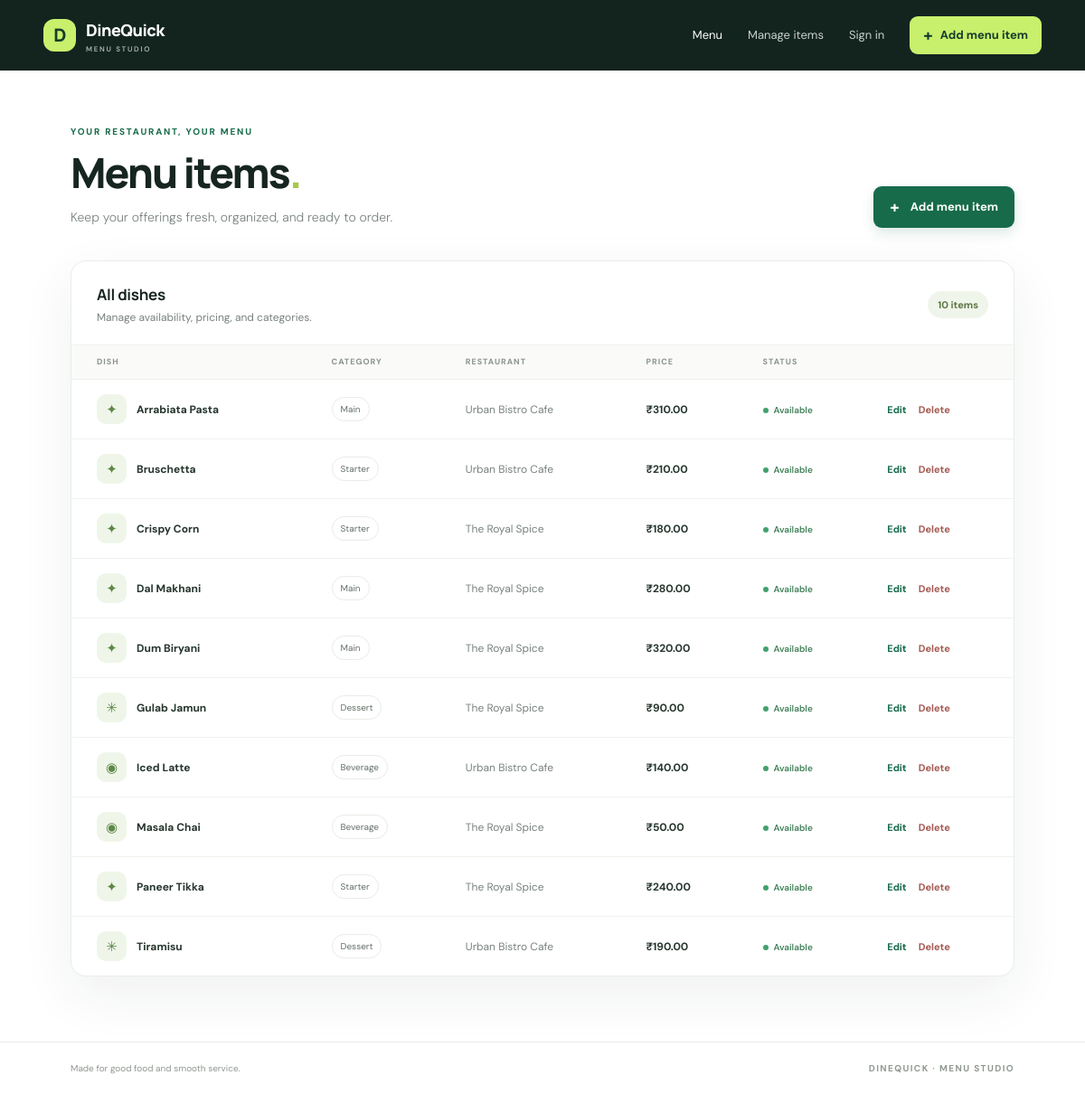
The app's page /menu/ with its own data.
### menuapp/models.py (models this page shows, shortened)
class MenuItem(models.Model):
    class Category(models.TextChoices):
        STARTER = "Starter", "Starter"
        MAIN = "Main", "Main"
        DESSERT = "Dessert", "Dessert"
        BEVERAGE = "Beverage", "Beverage"
    name = models.CharField(max_length=100)
    price = models.DecimalField(max_digits=8, decimal_places=2)
    category = models.CharField(max_length=10, choices=Category.choices)
    available = models.BooleanField(default=True)
    restaurant = models.ForeignKey(Restaurant, on_delete=models.CASCADE, related_name="menu_items")

class Restaurant(models.Model):
    name = models.CharField(max_length=120)

### menuapp/views.py (the view)
# urls.py: urlpatterns = [path("menu/", MenuItemListView.as_view(), name="menu-list"), path("menu/add/", MenuItemCreateView.as_view(), name="menu-add"), path("menu/<int:pk>/edit/", MenuItemUpdateView.as_view(), 
class MenuItemListView(ListView):
    model = MenuItem
    template_name = "menuapp/menuitem_list.html"
    context_object_name = "items"
    queryset = MenuItem.objects.select_related("restaurant").order_by("name")

### menuapp/templates/menuapp/menuitem_list.html (shortened to what this page needs)
{% extends "menuapp/base.html" %}
{% block content %}
<section class="page-heading"><div><p class="eyebrow">YOUR RESTAURANT, YOUR MENU</p><h1>Menu items<span class="heading-dot">.</span></h1><p class="lead">Keep your offerings fresh, organized, and ready to order.</p></div><a class="button button-primary" href="{% url 'menu-add' %}"><span class="button-plus">+</span> Add menu item</a></section>
<section class="surface menu-surface"><div class="surface-top"><div><h2>All dishes</h2><p>Manage availability, pricing, and categories.</p></div><span class="count-pill">{{ items|length }} item{{ items|length|pluralize }}</span></div>
{% if items %}<div class="table-wrap"><table class="menu-table"><thead><tr><th>Dish</th><th>Category</th><th>Restaurant</th><th>Price</th><th>Status</th><th><span class="sr-only">Actions</span></th></tr></thead><tbody>{% for item in items %}<tr><td><div class="dish-cell"><span class="dish-icon">{% if item.category == 'Dessert' %}✳{% elif item.category == 'Beverage' %}◉{% else %}✦{% endif %}</span><span class="dish-name">{{ item.name }}</span></div></td><td><span class="category-tag">{{ item.category }}</span></td><td class="muted-cell">{{ item.restaurant.name }}</td><td class="price-cell">₹{{ item.price }}</td><td>{% if item.available %}<span class="status status-live"><i></i> Available</span>{% else %}<span class="status status-off"><i></i> Unavailable</span>{% endif %}</td><td><div class="row-actions"><a href="{% url 'menu-edit' item.pk %}" class="action-link">Edit</a><a href="{% url 'menu-delete' item.pk %}" class="action-link action-delete">Delete</a></div></td></tr>{% endfor %}</tbody></table></div>{% else %}<div class="empty-state"><div class="empty-art">✦</div><h3>Your menu starts here</h3><p>Add your first dish to build a menu customers will love.</p><a class="button button-primary" href="{% url 'menu-add' %}">Add your first item</a></div>{% endif %}
</section>
{% endblock %}

### menuapp/templates/menuapp/base.html (shortened to what this page needs)
{% load static %}
<!doctype html>
<html lang="en">
<head>
  <link href="https://cdn.jsdelivr.net/npm/bootstrap@5.3.3/dist/css/bootstrap.min.css" rel="stylesheet">
  <link rel="stylesheet" href="{% static 'menuapp/style.css' %}">
</head>
<body>
  <header class="site-header">
    <div class="nav-shell">
      <a class="brand" href="{% url 'menu-list' %}" aria-label="DineQuick home"><span class="brand-mark">D</span><span>DineQuick<span class="brand-sub">MENU STUDIO</span></span></a>
      <nav class="site-nav" data-nav>
        <a class="nav-link {% if request.resolver_match.url_name == 'menu-list' %}is-active{% endif %}" href="{% url 'menu-list' %}">Menu</a>
        <a class="nav-link" href="{% url 'menu-add' %}">Manage items</a>
        {% if user.is_staff %}<a class="nav-link" href="/panel/">Admin panel</a>{% endif %}{% if user.is_authenticated %}<form method="post" action="{% url 'logout' %}" class="nav-logout">{% csrf_token %}<button class="nav-link nav-button">Sign out</button></form>{% else %}<a class="nav-link" href="{% url 'login' %}">Sign in</a>{% endif %}
        <a class="nav-cta" href="{% url 'menu-add' %}"><span>+</span> Add menu item</a>
      </nav>
    </div>
  </header>
  <main class="page-shell">
    {% block content %}{% endblock %}
  </main>
  <footer class="site-footer"><div class="footer-inner"><span>Made for good food and smooth service.</span><span>DINEQUICK <i>·</i> MENU STUDIO</span></div></footer>
</body>
</html>

### menuapp/static/menuapp/style.css (style rules this page uses)
:root { --ink:#172520;--muted:#78827d;--green:#176b4b;--green-dark:#10563b;--lime:#c9f06c;--paper:#f6f7f3;--line:#e7eae4;--white:#fff;--red:#b44236;--shadow:0 20px 60px rgba(29,48,37,.07) }
* { box-sizing:border-box }
html { min-height:100%;background:var(--paper) }
body { margin:0;color:var(--ink);font-family:'DM Sans',Arial,sans-serif;font-size:15px;-webkit-font-smoothing:antialiased }
a { color:inherit;text-decoration:none }
.site-header { height:78px;background:#13241f;color:white }
.nav-shell { height:100%;max-width:1160px;padding:0 28px;margin:auto;display:flex;align-items:center;justify-content:space-between }
.brand { display:flex;align-items:center;gap:11px;font-family:Manrope,sans-serif;font-weight:800;letter-spacing:-.5px;font-size:18px }
.brand-mark { width:36px;height:36px;display:grid;place-items:center;border-radius:12px;background:var(--lime);color:#173d2c;font-size:20px }
.brand-sub { display:block;margin-top:2px;font:600 8px 'DM Sans',sans-serif;letter-spacing:1.7px;color:#aab5ae }
.site-nav { display:flex;align-items:center;gap:28px }
.nav-link { font-size:13px;color:#c8d0cb;transition:color .18s }
.nav-link:hover,.nav-link.is-active { color:white }
.nav-cta { display:flex;align-items:center;gap:8px;background:var(--lime);color:#183c2c;padding:11px 15px;border-radius:9px;font-size:13px;font-weight:700;transition:transform .18s,background .18s }
.nav-cta span,.button-plus { font-size:18px;line-height:12px }
.page-shell { max-width:1100px;min-height:calc(100vh - 150px);margin:0 auto;padding:60px 28px 72px }
.page-heading { display:flex;align-items:flex-end;justify-content:space-between;gap:24px;margin-bottom:36px }
.eyebrow { margin:0 0 13px;color:var(--green);font-size:10px;font-weight:700;letter-spacing:1.8px }
.page-heading h1,.form-intro h1,.delete-surface h1,.login-surface h1 { font:800 clamp(34px,4vw,46px)/1.08 Manrope,sans-serif;letter-spacing:-2px;margin:0 }
.heading-dot { color:#a6c94c }
.lead { margin:13px 0 0;color:var(--muted);font-size:14px;line-height:1.65 }
.button { min-height:46px;display:inline-flex;align-items:center;justify-content:center;gap:12px;border:0;border-radius:9px;padding:0 18px;font-size:13px;font-weight:700;cursor:pointer;transition:transform .18s,background .18s,box-shadow .18s }
.button-primary { background:var(--green);color:white;box-shadow:0 6px 14px rgba(23,107,75,.15) }
.surface { background:var(--white);border:1px solid #eaede8;border-radius:17px;box-shadow:var(--shadow) }
.menu-surface { overflow:hidden }
.surface-top { display:flex;align-items:center;justify-content:space-between;padding:25px 28px 21px }
.surface-top h2 { margin:0;font:700 17px Manrope,sans-serif;letter-spacing:-.3px }
.surface-top p { margin:5px 0 0;color:var(--muted);font-size:12px }
.count-pill { background:#f0f5eb;color:#5d7644;border-radius:30px;padding:7px 11px;font-size:11px;font-weight:700 }
.table-wrap { overflow-x:auto }
.menu-table { width:100%;border-collapse:collapse;white-space:nowrap }
.menu-table th { padding:12px 19px;background:#fafbf9;color:#89928d;text-align:left;font-size:9px;font-weight:700;letter-spacing:1px;text-transform:uppercase;border-top:1px solid #f0f2ee;border-bottom:1px solid #edf0ec }
.menu-table th:first-child,.menu-table td:first-child { padding-left:28px }
.menu-table td { padding:16px 19px;border-bottom:1px solid #f0f2ee;font-size:12px }
.menu-table tr:last-child td { border-bottom:0 }
.dish-cell { display:flex;align-items:center;gap:11px }
.dish-icon { width:33px;height:33px;display:grid;place-items:center;border-radius:10px;background:#eff6e9;color:#5d8847;font-size:15px }
.dish-name { font-weight:700;color:#26352d }
.category-tag { display:inline-block;padding:5px 9px;border:1px solid #e9ece6;border-radius:20px;color:#65716a;font-size:10px }
.muted-cell { color:#78827d }
.price-cell { font-weight:700;color:#27382f }
.status { display:inline-flex;align-items:center;gap:6px;font-size:10px;font-weight:600 }
.status i { width:6px;height:6px;border-radius:50%;background:#42a16e }
.status-live { color:#43825b }
.row-actions { display:flex;gap:13px }
.action-link { font-size:11px;color:var(--green);font-weight:700 }
.action-delete { color:#a55b53 }
.site-footer { border-top:1px solid #e8ebe5 }
.footer-inner { max-width:1100px;margin:auto;padding:21px 28px;display:flex;justify-content:space-between;color:#909891;font-size:10px }
.footer-inner span:last-child { font-weight:700;letter-spacing:1.4px }
.footer-inner i { color:#94b85a;font-style:normal }

### records on screen
MenuItem: name "Arrabiata Pasta", category "Main", restaurant.name "Urban Bistro Cafe", price "310.00", available True (drawn)
MenuItem: name "Bruschetta", category "Starter", restaurant.name "Urban Bistro Cafe", price "210.00", available True (drawn)
MenuItem: name "Crispy Corn", category "Starter", restaurant.name "The Royal Spice", price "180.00", available True (drawn)
MenuItem: name "Dal Makhani", category "Main", restaurant.name "The Royal Spice", price "280.00", available True (drawn)
MenuItem: name "Dum Biryani", category "Main", restaurant.name "The Royal Spice", price "320.00", available True (drawn)
MenuItem: name "Gulab Jamun", category "Dessert", restaurant.name "The Royal Spice", price "90.00", available True (drawn)
MenuItem: name "Iced Latte", category "Beverage", restaurant.name "Urban Bistro Cafe", price "140.00", available True (drawn)
MenuItem: name "Masala Chai", category "Beverage", restaurant.name "The Royal Spice", price "50.00", available True (drawn)
MenuItem: name "Paneer Tikka", category "Starter", restaurant.name "The Royal Spice", price "240.00", available True (drawn)
MenuItem: name "Tiramisu", category "Dessert", restaurant.name "Urban Bistro Cafe", price "190.00", available True (drawn)

### other values on screen
{{ items|length }} "10"
